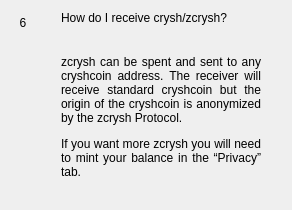
                  <widget class="QWidget" name="widgetFaq6" native="true">
                   <layout class="QHBoxLayout" name="horizontalpage_6" stretch="0,1">
                    <item alignment="Qt::AlignTop">
                     <widget class="QLabel" name="labelNumber6">
                      <property name="minimumSize">
                       <size>
                        <width>24</width>
                        <height>24</height>
                       </size>
                      </property>
                      <property name="maximumSize">
                       <size>
                        <width>16777215</width>
                        <height>24</height>
                       </size>
                      </property>
                      <property name="text">
                       <string>6</string>
                      </property>
                      <property name="alignment">
                       <set>Qt::AlignCenter</set>
                      </property>
                     </widget>
                    </item>
                    <item>
                     <layout class="QVBoxLayout" name="verticalLayoutpage_6">
                      <property name="spacing">
                       <number>0</number>
                      </property>
                      <property name="leftMargin">
                       <number>20</number>
                      </property>
                      <property name="rightMargin">
                       <number>20</number>
                      </property>
                      <item>
                       <widget class="QLabel" name="labelSubtitle6">
                        <property name="text">
                         <string>How do I receive crysh/zcrysh?</string>
                        </property>
                        <property name="wordWrap">
                         <bool>true</bool>
                        </property>
                       </widget>
                      </item>
                      <item>
                       <spacer name="verticalSpacer_60">
                        <property name="orientation">
                         <enum>Qt::Vertical</enum>
                        </property>
                        <property name="sizeType">
                         <enum>QSizePolicy::Fixed</enum>
                        </property>
                        <property name="sizeHint" stdset="0">
                         <size>
                          <width>20</width>
                          <height>30</height>
                         </size>
                        </property>
                       </spacer>
                      </item>
                      <item>
                       <widget class="QLabel" name="labelContent6">
                        <property name="text">
                         <string>
                           &lt;html&gt;&lt;head/&gt;&lt;body&gt;&lt;p align=&quot;justify&quot;&gt;
                           zcrysh can be spent and sent to any cryshcoin address. The receiver will
                           receive standard cryshcoin but the origin of the cryshcoin is anonymized by the zcrysh Protocol.
                           &lt;/p&gt;&lt;p align=&quot;justify&quot;&gt;
                           If you want more zcrysh you will need to mint your balance in the “Privacy” tab.
                           &lt;/p&gt;&lt;/body&gt;&lt;/html&gt;
                         </string>
                        </property>
                        <property name="alignment">
                         <set>Qt::AlignLeading|Qt::AlignLeft|Qt::AlignTop</set>
                        </property>
                        <property name="wordWrap">
                         <bool>true</bool>
                        </property>
                       </widget>
                      </item>
                      <item>
                       <spacer name="verticalSpacer_61">
                        <property name="orientation">
                         <enum>Qt::Vertical</enum>
                        </property>
                        <property name="sizeHint" stdset="0">
                         <size>
                          <width>20</width>
                          <height>20</height>
                         </size>
                        </property>
                       </spacer>
                      </item>
                     </layout>
                    </item>
                   </layout>
                  </widget>
